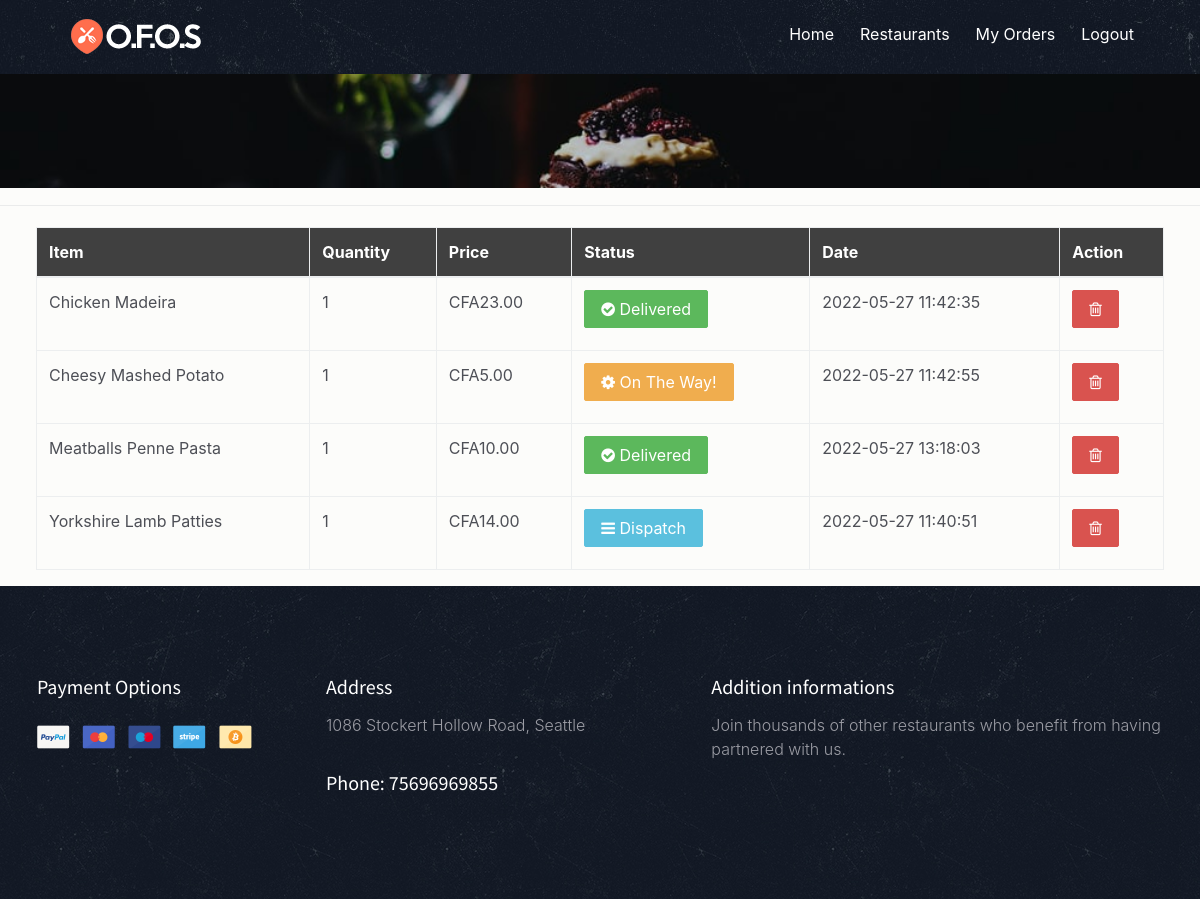
/your_orders.php (signed in), run on the app's committed database.
### tables this page shows
CREATE TABLE `users_orders` (
  `o_id` int(222) NOT NULL,
  `u_id` int(222) NOT NULL,
  `title` varchar(222) NOT NULL,
  `quantity` int(222) NOT NULL,
  `price` decimal(10,2) NOT NULL,
  `status` varchar(222) DEFAULT NULL,
  `date` timestamp NOT NULL DEFAULT current_timestamp() ON UPDATE current_timestamp()
);

### your_orders.php (the view, shortened to what this page needs)
<!DOCTYPE html>
<html lang="en">
<?php
include("connection/connect.php");
if(empty($_SESSION['user_id']))
{
	header('location:login.php');
}
else
{
?>
<head>
    <link href="css/bootstrap.min.css" rel="stylesheet">
    <link href="css/font-awesome.min.css" rel="stylesheet">
    <link href="css/animsition.min.css" rel="stylesheet">
    <link href="css/animate.css" rel="stylesheet">
    <link href="css/style.css" rel="stylesheet">
	</head>
<body>
        <header id="header" class="header-scroll top-header headrom">
            <nav class="navbar navbar-dark">
                <div class="container">
                    <a class="navbar-brand" href="index.php"> <img class="img-rounded" src="images/icn.png" alt=""> </a>
                    <div class="collapse navbar-toggleable-md  float-lg-right" id="mainNavbarCollapse">
                        <ul class="nav navbar-nav">
                            <li class="nav-item"> <a class="nav-link active" href="index.php">Home <span class="sr-only">(current)</span></a> </li>
                            <li class="nav-item"> <a class="nav-link active" href="restaurants.php">Restaurants <span class="sr-only"></span></a> </li>
							<?php
						if(empty($_SESSION["user_id"]))
							{
								echo '<li class="nav-item"><a href="login.php" class="nav-link active">Login</a> </li>
							  <li class="nav-item"><a href="registration.php" class="nav-link active">Register</a> </li>';
							}
						else
							{
									echo  '<li class="nav-item"><a href="your_orders.php" class="nav-link active">My Orders</a> </li>';
									echo  '<li class="nav-item"><a href="logout.php" class="nav-link active">Logout</a> </li>';
							}
						?>
                        </ul>
                    </div>
                </div>
            </nav>
        </header>
        <div class="page-wrapper">
            <div class="inner-page-hero bg-image" data-image-src="images/img/pimg.jpg">
            </div>
            <div class="result-show">
            </div>
            <section class="restaurants-page">
                <div class="container">
                    <div class="row">
                        <div class="col-xs-12">
                          </div>
                        <div class="col-xs-12">
                            <div class="bg-gray">
                                <div class="row">
							<table class="table table-bordered table-hover">
						  <thead style = "background: #404040; color:white;">
							<tr>
							  <th>Item</th>
							  <th>Quantity</th>
							  <th>Price</th>
							   <th>Status</th>
							     <th>Date</th>
								   <th>Action</th>
							</tr>
						  </thead>
						  <tbody>
							<?php
						$query_res= mysqli_query($db,"select * from users_orders where u_id='".$_SESSION['user_id']."'");
												if(!mysqli_num_rows($query_res) > 0 )
														{
															echo '<td colspan="6"><center>You have No orders Placed yet. </center></td>';
														}
													else
														{
										  while($row=mysqli_fetch_array($query_res))
										  {
							?>
												<tr>
														 <td data-column="Item"> <?php echo $row['title']; ?></td>
														  <td data-column="Quantity"> <?php echo $row['quantity']; ?></td>
														  <td data-column="price">CFA<?php echo $row['price']; ?></td>
														   <td data-column="status">
														   <?php
																			$status=$row['status'];
																			if($status=="" or $status=="NULL")
																			{
																			?>
																			<button type="button" class="btn btn-info"><span class="fa fa-bars"  aria-hidden="true" ></span> Dispatch</button>
																		   <?php
																			  }
																			   if($status=="in process")
																			 { ?>
																				<button type="button" class="btn btn-warning"><span class="fa fa-cog fa-spin"  aria-hidden="true" ></span> On The Way!</button>
																			<?php
																				}
																			if($status=="closed")
																				{
																			?>
																			 <button type="button" class="btn btn-success" ><span  class="fa fa-check-circle" aria-hidden="true"></span> Delivered</button>
																			<?php
																			}
																			?>
														   </td>
														  <td data-column="Date"> <?php echo $row['date']; ?></td>
														   <td data-column="Action"> <a href="delete_orders.php?order_del=<?php echo $row['o_id'];?>" onclick="return confirm('Are you sure you want to cancel your order?');" class="btn btn-danger btn-flat btn-addon btn-xs m-b-10"><i class="fa fa-trash-o" style="font-size:16px"></i></a>
															</td>
												</tr>
														<?php }} ?>
						  </tbody>
					</table>
                                </div>
                            </div>
                            </div>
                        </div>
                    </div>
                </div>
            <footer class="footer">
                    <div class="row bottom-footer">
                        <div class="container">
                            <div class="row">
                                <div class="col-xs-12 col-sm-3 payment-options color-gray">
                                    <h5>Payment Options</h5>
                                    <ul>
                                        <li>
                                            <a href="#"> <img src="images/paypal.png" alt="Paypal"> </a>
                                        </li>
                                        <li>
                                            <a href="#"> <img src="images/mastercard.png" alt="Mastercard"> </a>
                                        </li>
                                        <li>
                                            <a href="#"> <img src="images/maestro.png" alt="Maestro"> </a>
                                        </li>
                                        <li>
                                            <a href="#"> <img src="images/stripe.png" alt="Stripe"> </a>
                                        </li>
                                        <li>
                                            <a href="#"> <img src="images/bitcoin.png" alt="Bitcoin"> </a>
                                        </li>
                                    </ul>
                                </div>
                                <div class="col-xs-12 col-sm-4 address color-gray">
                                    <h5>Address</h5>
                                    <p>1086 Stockert Hollow Road, Seattle</p>
                                    <h5>Phone: 75696969855</a></h5> </div>
                                <div class="col-xs-12 col-sm-5 additional-info color-gray">
                                    <h5>Addition informations</h5>
                                   <p>Join thousands of other restaurants who benefit from having partnered with us.</p>
                                </div>
                            </div>
                        </div>
                    </div>
            </footer>
</body>
</html>
<?php
}
?>

### css/style.css (style rules this page uses)
body { background: rgba(252, 251, 249, 0.68); font-size: 16px; color: #4d4f56; font-weight: 400; overflow-x: hidden; }
.h1, .h2, .h3, .h4, .h5, .h6, h1, h2, h3, h4, h5, h6 { font-family: "Source Sans Pro", sans-serif; color: #25282b; }
a { color: #5c4ac7; }
ul { list-style-type: none; padding: 0; }
.container { max-width: 1270px; width: 94%; }
.page-wrapper { padding-top: 68px; }
.form-control-lg, .dropdown-menu, .btn, .btn-group-lg > .btn, .btn-lg, .img-rounded { border-radius: 2px; }
.btn { transition: all 0.4s; }
.m-b-10 { margin-bottom: 10px; }
#header { position: fixed; width: 100%; border: 0; z-index: 99; }
.navbar { background-image: url("../images/menu-bg.jpg"); padding: 0.95rem 1rem; border-radius: 0; }
.navbar-nav .nav-item { padding-left: 10px; }
footer { background: url(../images/pattern.png) center repeat; padding: 90px 0; z-index: 1; position: relative; }
.payment-options ul li { display: inline-block; margin-right: 8px; }
footer h5 { color: #fff; font-family: "Source Sans Pro", sans-serif; margin-bottom: 15px; }
footer p, footer, footer span { font-weight: 300; color: #9c9da5; }
footer ul li { margin-bottom: 6px; }
footer ul li a { color: #9c9da5; transition: all 0.3s; }
.address p { margin-bottom: 35px; }
footer li a { line-height: 20px; display: inline-block; }
.payment-options ul { margin-top: 10px; float: left; width: 100%; }
.inner-page-hero { padding-top: 5%; padding-bottom: 5%; }
.result-show { padding: 7px 0 10px; border-bottom: 1px solid #eaebeb; color: #333366; margin-bottom: 20px; }

### data on the page
users_orders: title "Chicken Madeira", quantity "1", price "23.00", status "closed" (drawn), date "2022-05-27 11:42:35"
users_orders: title "Cheesy Mashed Potato", quantity "1", price "5.00", status "in process" (drawn), date "2022-05-27 11:42:55"
users_orders: title "Meatballs Penne Pasta", quantity "1", price "10.00", status "closed" (drawn), date "2022-05-27 13:18:03"
users_orders: title "Yorkshire Lamb Patties", quantity "1", price "14.00", shows "Dispatch", date "2022-05-27 11:40:51"
